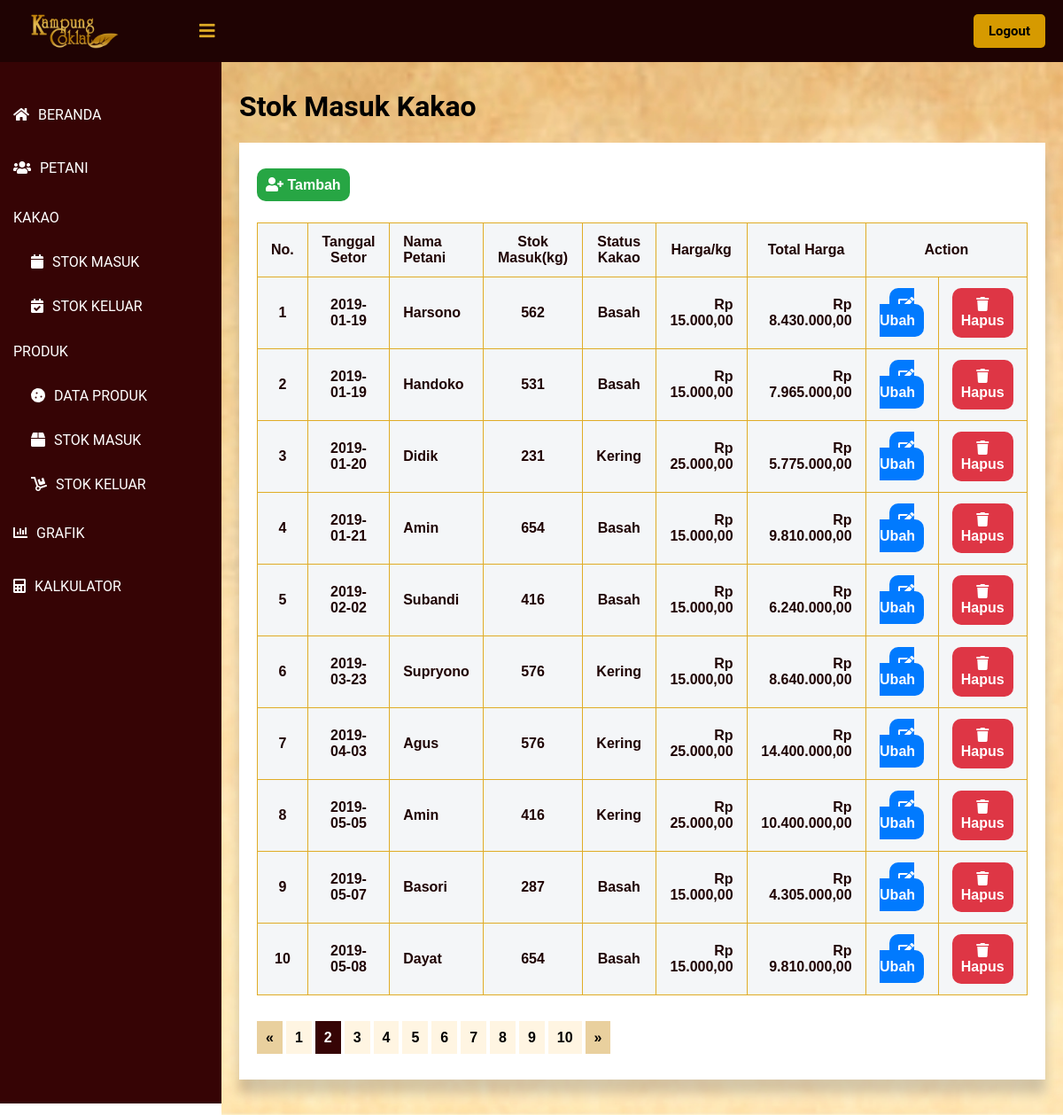
Screenshot of /public/lihat_stok/2 (signed in) with the database file from the repository.
### tables this page shows
CREATE TABLE `stok_kakao` (
  `id_stok` int(11) NOT NULL,
  `tanggal_setor` timestamp NOT NULL DEFAULT current_timestamp() ON UPDATE current_timestamp(),
  `nama_petani` int(11) NOT NULL,
  `stok_masuk` int(11) NOT NULL,
  `status_kakao` int(11) NOT NULL,
  `harga` int(11) NOT NULL
);

CREATE TABLE `petani` (
  `id_petani` int(11) NOT NULL,
  `nama_petani` varchar(60) NOT NULL,
  `tanggal_lahir` date NOT NULL,
  `alamat_kec` int(11) NOT NULL,
  `status_anggota` int(11) NOT NULL
);

CREATE TABLE `kategori` (
  `id` int(11) NOT NULL,
  `nama_kategori` varchar(60) NOT NULL,
  `grup` varchar(60) NOT NULL
);

### app/core/Controller.php (called while the page is built, shortened)
<?php
class Controller {
    public function view($view, $data = [])
    {
        require_once   '../app/views/'.$view.'.php';
    }
}
?>

### app/controllers/Lihat_stok.php (called while the page is built, shortened)
<?php
class Lihat_stok extends Controller {
    public function index($page)
    {
        $id_user = $_SESSION['id'];
        $user = $this->model('User_model')->getUserById($id_user);
        $data['stok'] = $this->model('Stok_model')->getList($page);
        $data['nama'] = $user['nama'];
        $this->view('lihat_stok/index', $data);
    }
}
?>

### app/core/App.php (called while the page is built, shortened)
<?php
class App {
    protected $method = 'index';
    protected $params = [];
    public function __construct()
    {
        $url = $this->parseURL();
        if ( file_exists('../app/controllers/' . $url[0] . '.php') ) {
            unset($url[0]);
        }
        $this->controller = new $this->controller;
        if ( !empty($url) ) {
            $this->params = array_values($url);
        }
        call_user_func_array([$this->controller, $this->method], $this->params);
    }
    public function parseURL()
    {
        if ( isset($_GET['url']) ) {
            $url = rtrim($_GET['url'], '/');
            $url = filter_var($url, FILTER_SANITIZE_URL);
            $url = explode("/", $url);
            return $url;
        }
    }
}

### public/index.php (called while the page is built, shortened)
<?php
$app = new App;

### app/core/Database.php (called while the page is built, shortened)
<?php
class Database {
    private $host = DB_HOST;
    private $db_name = DB_NAME;
    private $dbh;
    private $stmt;
    public function __construct()
    {
        $dsn = 'mysql:host=' . $this->host . ';dbname=' . $this->db_name;
        try {
            $this->dbh = new PDO($dsn, 'root', '');
        } catch(PDOException $e) {
            die($e->getMessage());
        }
    }
    public function query($query)
    {
        $this->stmt = $this->dbh->prepare($query);
    }
    public function bind($param, $value, $type=null)
    {
        if ( is_null($type) ) {
            switch( true ) {
                default :
                    $type = PDO::PARAM_STR;
            }
        }
        $this->stmt->bindValue($param, $value, $type);
    }
    public function execute()
    {
        $this->stmt->execute();
    }
    public function resultSet()
    {
        $this->execute();
        return $this->stmt->fetchAll(PDO::FETCH_ASSOC);
    }
}

### app/models/Stok_model.php (called while the page is built, shortened)
<?php
class Stok_model {
    private $table = 'stok_kakao';
    private $db;
    public function __construct()
    {
        $this->db = new Database;
    }
    public function getList($page)
    {
        $data = [];
        $jumlahDataSetiapPage = 10;
        $this -> db -> query("SELECT stok_kakao.*, status_kakao.nama_kategori AS status_kakao, petani.nama_petani, DATE_FORMAT(tanggal_setor, '%Y-%m-%d') AS tanggal_setor FROM `" . $this->table . "` LEFT JOIN petani ON petani.id_petani = stok_kakao.nama_petani JOIN kategori AS status_kakao ON status_kakao.id = stok_kakao.status_kakao");
        $jumlahData = $this -> db -> resultSet();
        $jumlahData = count($jumlahData);
        $jumlahPage = ceil($jumlahData / $jumlahDataSetiapPage);
        $halamanSaatIni = ( isset($page) ) ? $page : 1;
        $dataPertama = ($jumlahDataSetiapPage * $halamanSaatIni) - $jumlahDataSetiapPage;
        $this -> db -> query("SELECT stok_kakao.*, status_kakao.nama_kategori AS status_kakao, petani.nama_petani, DATE_FORMAT(tanggal_setor, '%Y-%m-%d') AS tanggal_setor FROM `" . $this->table . "` LEFT JOIN petani ON petani.id_petani = stok_kakao.nama_petani JOIN kategori AS status_kakao ON status_kakao.id = stok_kakao.status_kakao LIMIT $dataPertama, $jumlahDataSetiapPage");
        $daftarData = $this -> db -> resultSet();
        $data['list_data'] = $daftarData;
        $data['halaman_saat_ini'] = $halamanSaatIni;
        $data['jumlah_halaman'] = $jumlahPage;
        return $data;
    }
}

### app/views/lihat_stok/index.php (the view, shortened to what this page needs)
<!DOCTYPE html>
<html lang=”en”>
<head>
	<link href="<?= BASEURL ?>/css/melihat_petani.css" rel="stylesheet" type="text/css">
    <link rel="stylesheet" href="https://cdnjs.cloudflare.com/ajax/libs/font-awesome/5.12.1/css/all.min.css">
</head>
<body>
    <header>
        <label for="check">
            <i class="fas fa-bars" id="sidebar_btn"></i>
        </label>
        <div class="left_area">
            <img src="http://localhost/KampungCoklat/public/img/Logo-Daun.png">
        </div>
        <div class="right_area">
            <a href="<?= BASEURL ?>/logout" style="color: #000; margin-left: 10px;" class="logout_btn">Logout</a>
        </div>
    </header>
    <div class="sidebar">
        <a class="menu" href="<?= BASEURL ?>/beranda"><i class="fas fa-home"></i><span>BERANDA</span></a>
        <a class="menu" href="<?= BASEURL ?>/lihat_petani/1"><i class="fas fa-users"></i><span>PETANI</span></a>
        <p class="menu2">KAKAO</p>
        <a class="sub_menu" href="<?= BASEURL ?>/lihat_stok/1"><i class="fas fa-calendar"></i><span>STOK MASUK</span></a>
        <a class="sub_menu" href="<?= BASEURL ?>/lihat_SKK/1"><i class="fas fa-calendar-check"></i><span>STOK KELUAR</span></a>
        <p class="menu2">PRODUK</p>
        <a class="sub_menu" href="<?= BASEURL ?>/lihat_produk/1"><i class="fas fa-cookie"></i><span>DATA PRODUK</span></a>
        <a class="sub_menu" href="<?= BASEURL ?>/lihat_SMP/1"><i class="fas fa-box"></i><span>STOK MASUK</span></a>
        <a class="sub_menu" href="<?= BASEURL ?>/lihat_SKP/1"><i class="fas fa-dolly"></i><span>STOK KELUAR</span></a>
        <a class="menu" href="<?= BASEURL ?>/grafik/2021"><i class="fas fa-chart-bar"></i><span>GRAFIK</span></a>
        <a class="menu" href="<?= BASEURL ?>/kalkulator"><i class="fas fa-calculator"></i><span>KALKULATOR</span></a>
    </div>
    <div class="content">
        <div class="card">
            <h1>Stok Masuk Kakao</h1>
        </div>
        <div class="card_table">
            <div>
                <div class="card_table1">
                    <br><br>
                    <a href="<?= BASEURL ?>/tambah_stok" class="tambah"><i class="fas fa-user-plus"></i><span> Tambah</span></a>
                </div>
                </div>
                <div class="card_table2">
                    <table class="tabelMahasiswa" width="60%">
                        <tr>
                            <th style="text-align: center;">No.</th>
                            <th style="text-align: center;">Tanggal Setor</th>
                            <th>Nama Petani</th>
                            <th style="text-align: center;">Stok Masuk(kg)</th>
                            <th style="text-align: center;">Status Kakao</th>
                            <th style="text-align: center;">Harga/kg</th>
                            <th style="text-align: center;">Total Harga</th>
                            <th colspan="2" style="text-align: center;">Action</th>
                        </tr>
                        <?php foreach ($data['stok']['list_data'] as $key => $value) { ?>
                        <tr>
                            <th style="text-align: center;"><?= ($key + 1) ?></th>
                            <th style="text-align: center;"><?= $value['tanggal_setor'] ?></th>
                            <th><?= $value['nama_petani'] ?></th>
                            <th style="text-align: center;"><?= $value['stok_masuk'] ?></th>
                            <th style="text-align: center;"><?= $value['status_kakao'] ?></th>
                            <th style="text-align: right;"><?= "Rp " . number_format($value['harga'], 2, ",", ".") ?></th>
                            <th style="text-align: right;"><?= "Rp " . number_format($value['harga']*$value['stok_masuk'], 2, ",", ".") ?></th>
                            <th style = "text-align: center;">
                                <a class = 'edit' href = '<?= BASEURL;?>/ubah_stok/<?= $value['id_stok']?>'><i class="fas fa-edit"></i> Ubah</a>
                            </th>
                            <th style = "text-align: center;">
                                <form method="get" action="<?= BASEURL;?>/hapus_stok/hapus/<?= $value['id_stok']?>">
                                    <button style = "font-size: 16px; border: none;" type="submit" class="hapus" onclick="return confirm('Apakah anda yakin ingin menghapus data tersebut?');"><i class="fas fa-trash"></i> Hapus</button>
                                </form>
                            </th>
                        </tr>
                        <?php } ?>
                    </table>
                    <br>
                    <br>
                    <?php if($data['stok']['halaman_saat_ini'] > 1): ?>
                        <a href = "<?= BASEURL ?>/lihat_stok/<?= $data['stok']['halaman_saat_ini'] - 1; ?>"  class = 'pageLebih'>&laquo;</a>
                    <?php endif; ?>
                    <?php for($p = 1; $p <= $data['stok']['jumlah_halaman']; $p++): ?>
                        <?php if($p == $data['stok']['halaman_saat_ini']): ?>
                            <a href= "<?= BASEURL ?>/lihat_stok/<?= $p; ?>" class = 'page_aktif'><?= $p; ?></a>
                        <?php else: ?>
                            <a href= "<?= BASEURL ?>/lihat_stok/<?= $p; ?>"  class = 'page'><?= $p; ?></a>
                        <?php endif; ?>
                    <?php endfor; ?>
                    <?php if($data['stok']['halaman_saat_ini'] < $data['stok']['jumlah_halaman']): ?>
                        <a href = "<?= BASEURL ?>/lihat_stok/<?= $data['stok']['halaman_saat_ini'] + 1; ?>"  class = 'pageLebih'>&raquo;</a>
                    <?php endif; ?>
                    <br>
                    <br>
                    <br>
                </div>
            </div>
        </div>
</body>
</html>

### public/css/melihat_petani.css (style rules this page uses)
body { margin: 0; padding: 0; font-family: "Roboto", sans-serif; }
header { z-index: 1; position: fixed; background: #1f0303; padding: 20px; width: calc(100% - 0%); top: 0; height: 30px; }
.left_area img { width: 120px; margin-top: -15px; }
.logout_btn { padding-left: 17px; padding-right: 17px; padding-bottom: 10px; padding-top: 10px; background: #d69a00; text-decoration: none; float: right; margin-top: -60px; margin-right: 40px; border-radius: 5px; font-size: 15px; font-weight: 600; color: #360405; transition: 0.5s; transition-property: background; }
.sidebar { z-index: 1; top: 0; background: #360405; margin-top: 70px; padding-top: 30px; position: fixed; left: 0; width: 250px; height: calc(100% - 9%); transition: 0.5s; transition-property: left; overflow-y: auto; }
.menu { color: #fff; display: block; width: 100%; line-height: 60px; text-decoration: none; padding-left: 15px; box-sizing: border-box; transition: 0.5s; transition-property: background; }
.menu2 { color: #fff; display: block; width: 100%; text-decoration: none; padding-left: 15px; box-sizing: border-box; transition: 0.5s; transition-property: background; }
.sub_menu { color: #fff; display: block; width: 100%; line-height: 50px; text-decoration: none; padding-left: 35px; box-sizing: border-box; transition: 0.5s; transition-property: background; }
.sidebar i { padding-right: 10px; }
label #sidebar_btn { z-index: 1; color: #e0ac26; position: fixed; cursor: pointer; left: 225px; font-size: 20px; margin: 5px 0; transition: 0.5s; transition-property: color; }
.content { background: url('http://localhost/KampungCoklat/public/img/bg.jpg'); background-position: center; background-size: cover; height: auto; transition: 0.5s; width: (100% - 250px); margin-top: 60px; padding: 20px; margin-left: 250px; }
.content .card_table { box-shadow: 0 19px 38px rgba(255, 255, 255, 0.3), 0 15px 12px rgba(0,0,0,0.22); background-color: #fff; }
.tabelMahasiswa { margin-top: 10px; font-family: Arial; border-collapse: collapse; width: 100%; }
.content .card_table1 { margin: 20px; height: 50px; }
.content .card_table2 { margin-top: 40px; margin-left: 20px; margin-bottom: 20px; margin-right: 20px; }
.tambah { cursor: crosshair; text-decoration: none; background-color: #27a644; padding: 10px 10px; text-align: center; border-radius: 10px; font-family: Arial; font-weight: bold; color: white; }
.edit { text-decoration: none; background-color: #017afe; padding: 10px 10px; text-align: center; border-radius: 10px; font-family: Arial; font-weight: bold; color: white; cursor: pointer; }
.pageLebih { text-decoration: none; background-color: #e9d09e; padding: 10px 10px; text-align: center; font-family: Arial; font-weight: bold; color: black; }
.page { text-decoration: none; background-color: #fff5e2; padding: 10px 10px; text-align: center; font-family: Arial; font-weight: bold; color: black; }
.page_aktif { text-decoration: none; background-color: #360405; padding: 10px 10px; text-align: center; font-family: Arial; font-weight: bold; color: white; font-weight: bold; }
.hapus { text-decoration: none; background-color: #de3645; padding: 10px 10px; text-align: center; border-radius: 10px; font-family: Arial; font-weight: bold; color: white; cursor: pointer; }
td, th { border: 1px solid #e0ac26; padding: 15px; }
tr:nth-child(even) { background-color: #747677; }
th { padding-top: 12px; padding-bottom: 12px; text-align: left; background-color: #f4f6f8; color: #1f0303; }

### rows the page displays
stok_kakao: tanggal_setor "2019-01-19", nama_petani.nama_petani "Harsono", stok_masuk "562", kategori.nama_kategori "Basah", harga "15.000,00", $value['harga']*$value['stok_masuk'] "8.430.000,00"
stok_kakao: tanggal_setor "2019-01-19", nama_petani.nama_petani "Handoko", stok_masuk "531", kategori.nama_kategori "Basah", harga "15.000,00", $value['harga']*$value['stok_masuk'] "7.965.000,00"
stok_kakao: tanggal_setor "2019-01-20", nama_petani.nama_petani "Didik", stok_masuk "231", kategori.nama_kategori "Kering", harga "25.000,00", $value['harga']*$value['stok_masuk'] "5.775.000,00"
stok_kakao: tanggal_setor "2019-01-21", nama_petani.nama_petani "Amin", stok_masuk "654", kategori.nama_kategori "Basah", harga "15.000,00", $value['harga']*$value['stok_masuk'] "9.810.000,00"
stok_kakao: tanggal_setor "2019-02-02", nama_petani.nama_petani "Subandi", stok_masuk "416", kategori.nama_kategori "Basah", harga "15.000,00", $value['harga']*$value['stok_masuk'] "6.240.000,00"
stok_kakao: tanggal_setor "2019-03-23", nama_petani.nama_petani "Supryono", stok_masuk "576", kategori.nama_kategori "Kering", harga "15.000,00", $value['harga']*$value['stok_masuk'] "8.640.000,00"
stok_kakao: tanggal_setor "2019-04-03", nama_petani.nama_petani "Agus", stok_masuk "576", kategori.nama_kategori "Kering", harga "25.000,00", $value['harga']*$value['stok_masuk'] "14.400.000,00"
stok_kakao: tanggal_setor "2019-05-05", nama_petani.nama_petani "Amin", stok_masuk "416", kategori.nama_kategori "Kering", harga "25.000,00", $value['harga']*$value['stok_masuk'] "10.400.000,00"
stok_kakao: tanggal_setor "2019-05-07", nama_petani.nama_petani "Basori", stok_masuk "287", kategori.nama_kategori "Basah", harga "15.000,00", $value['harga']*$value['stok_masuk'] "4.305.000,00"
stok_kakao: tanggal_setor "2019-05-08", nama_petani.nama_petani "Dayat", stok_masuk "654", kategori.nama_kategori "Basah", harga "15.000,00", $value['harga']*$value['stok_masuk'] "9.810.000,00"
